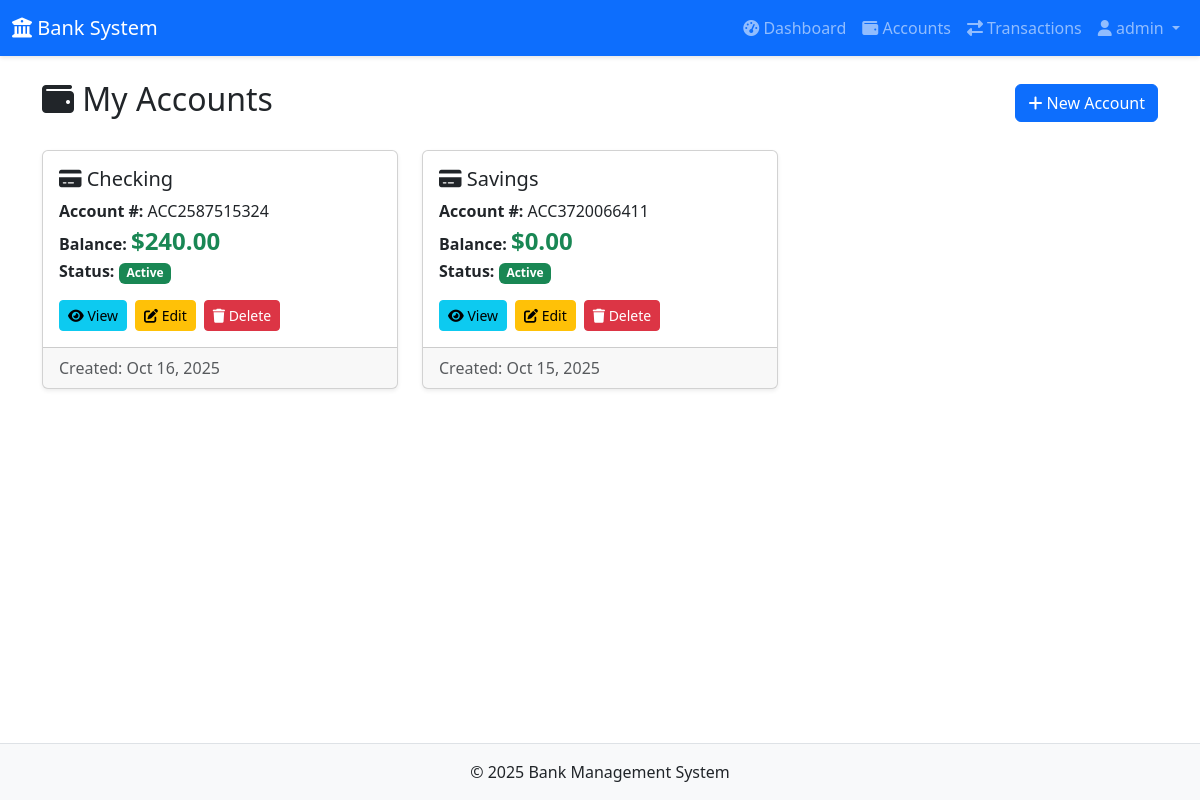
The app's page /accounts/ (signed in) with its own data.
### users/models.py (models this page shows, shortened)
class User(AbstractUser):
    phone = models.CharField(max_length=15, blank=True, null=True)

### accounts/models.py (models this page shows, shortened)
class Account(models.Model):
    ACCOUNT_TYPES = [
        ('savings', 'Savings'),
        ('checking', 'Checking'),
        ('business', 'Business'),
    ]
    user = models.ForeignKey(settings.AUTH_USER_MODEL, on_delete=models.CASCADE, related_name='accounts')
    account_number = models.CharField(max_length=20, unique=True)
    account_type = models.CharField(max_length=20, choices=ACCOUNT_TYPES, default='savings')
    balance = models.DecimalField(max_digits=12, decimal_places=2, default=0.00)
    created_at = models.DateTimeField(auto_now_add=True)
    updated_at = models.DateTimeField(auto_now=True)
    is_active = models.BooleanField(default=True)
    class Meta:
        ordering = ['-created_at']

### accounts/views.py (the view)
# urls.py: path('', views.account_list, name='account_list'),
@login_required
def account_list(request):
    accounts = Account.objects.filter(user=request.user)
    return render(request, 'accounts/account_list.html', {'accounts': accounts})

### templates/accounts/account_list.html (shortened to what this page needs)
{% extends 'base.html' %}
{% block content %}
<div class="d-flex justify-content-between align-items-center mb-4">
    <h2><i class="fas fa-wallet"></i> My Accounts</h2>
    <a href="{% url 'account_create' %}" class="btn btn-primary">
        <i class="fas fa-plus"></i> New Account
    </a>
</div>
{% if accounts %}
<div class="row">
    {% for account in accounts %}
    <div class="col-md-4 mb-3">
        <div class="card shadow-sm">
            <div class="card-body">
                <h5 class="card-title">
                    <i class="fas fa-credit-card"></i> {{ account.get_account_type_display }}
                </h5>
                <p class="card-text">
                    <strong>Account #:</strong> {{ account.account_number }}<br>
                    <strong>Balance:</strong> <span class="text-success fs-4">${{ account.balance }}</span><br>
                    <strong>Status:</strong>
                    {% if account.is_active %}
                        <span class="badge bg-success">Active</span>
                    {% else %}
                        <span class="badge bg-danger">Inactive</span>
                    {% endif %}
                </p>
                <div class="d-flex gap-2">
                    <a href="{% url 'account_detail' account.pk %}" class="btn btn-sm btn-info">
                        <i class="fas fa-eye"></i> View
                    </a>
                    <a href="{% url 'account_update' account.pk %}" class="btn btn-sm btn-warning">
                        <i class="fas fa-edit"></i> Edit
                    </a>
                    <a href="{% url 'account_delete' account.pk %}" class="btn btn-sm btn-danger">
                        <i class="fas fa-trash"></i> Delete
                    </a>
                </div>
            </div>
            <div class="card-footer text-muted">
                Created: {{ account.created_at|date:"M d, Y" }}
            </div>
        </div>
    </div>
    {% endfor %}
</div>
{% else %}
<div class="alert alert-info">
    <i class="fas fa-info-circle"></i> You don't have any accounts yet.
    <a href="{% url 'account_create' %}" class="alert-link">Create one now!</a>
</div>
{% endif %}
{% endblock %}

### templates/includes/_navbar.html (shortened to what this page needs)
<nav class="navbar navbar-expand-lg navbar-dark bg-primary">
    <div class="container-fluid">
        <a class="navbar-brand" href="{% url 'dashboard' %}">
            <i class="fas fa-university"></i> Bank System
        </a>
        <div class="collapse navbar-collapse" id="navbarNav">
            {% if user.is_authenticated %}
            <ul class="navbar-nav ms-auto">
                <li class="nav-item">
                    <a class="nav-link" href="{% url 'dashboard' %}">
                        <i class="fas fa-tachometer-alt"></i> Dashboard
                    </a>
                </li>
                <li class="nav-item">
                    <a class="nav-link" href="{% url 'account_list' %}">
                        <i class="fas fa-wallet"></i> Accounts
                    </a>
                </li>
                <li class="nav-item">
                    <a class="nav-link" href="{% url 'transaction_list' %}">
                        <i class="fas fa-exchange-alt"></i> Transactions
                    </a>
                </li>
                <li class="nav-item dropdown">
                    <a class="nav-link dropdown-toggle" href="#" id="userDropdown" role="button" data-bs-toggle="dropdown">
                        <i class="fas fa-user"></i> {{ user.username }}
                    </a>
                </li>
            </ul>
            {% endif %}
        </div>
    </div>
</nav>

### static/css/style.css (style rules this page uses)
body { font-family: 'Segoe UI', Tahoma, Geneva, Verdana, sans-serif; background-color: #f8f9fa; min-height: 100vh; display: flex; flex-direction: column; }
.card { border-radius: 10px; margin-bottom: 20px; transition: transform 0.2s, box-shadow 0.2s; }
.btn { border-radius: 5px; transition: all 0.2s; }
.navbar { box-shadow: 0 2px 4px rgba(0,0,0,.1); }
.badge { padding: 0.5em 0.75em; font-weight: 500; }
.text-success { color: #198754 !important; font-weight: 600; }

### records on screen
User: username "admin"
Account: account_type "Checking", account_number "ACC2587515324", balance "240.00", is_active "Active", created_at "Oct 16, 2025"
Account: account_type "Savings", account_number "ACC3720066411", balance "0.00", is_active "Active", created_at "Oct 15, 2025"
